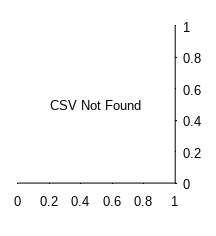
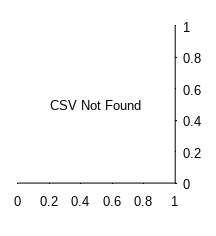

MATLAB code for these plots, in order:
function DrawOCD_WAIC_Set3right()
%% ==============================================================================
%  Draw OCD WAIC Comparison Only (Set3) - Baseline Marker Added
%  Data: Set3_dataOCD.csv
%  Mapping: M5->M3c (Baseline), M12->M4b, M19->M5c, M21->M5d
%  Ref: M5 (displayed as M3c) is set as baseline (0).
%
%  Style:
%   - OCD Color Theme (Blue)
%   - Arial 9pt, FontWeight 'normal'
%   - Canvas: 5.5cm x 6.0cm
%   - Axes Height: Fixed 4.0cm
%   - Feature: Explicitly drawing M3c Baseline Marker (Thick line)
%
%  Requirements:
%   - Y axis on RIGHT
%   - X axis shown as 0 (right) -> negative (left)
%   - Reduce left whitespace, increase right whitespace (shift plot left)
%   - Margins: left_cm=0.45; right_cm=1.05; bottom_cm=1.35
% ==============================================================================
    clc; close all;

    % -----------------------------
    % 0) Global fonts: Arial 9pt, normal (no bold)
    % -----------------------------
    set(groot, 'defaultAxesFontName', 'Arial');
    set(groot, 'defaultTextFontName', 'Arial');
    set(groot, 'defaultAxesFontSize', 9);
    set(groot, 'defaultTextFontSize', 9);
    set(groot, 'defaultAxesFontWeight', 'normal');
    set(groot, 'defaultTextFontWeight', 'normal');

    % ---------- PATHS (Set3 OCD) ----------
    waic_csv = 'F:\PIT\model\EEGmodelHC\HC\results\stan\plot\Set3_dataOCD.csv';
    save_dir = 'F:\PIT\ISPSplot\';

    % ---------- SETTINGS ----------
    figW_cm  = 5.5;   % 55 mm
    figH_cm  = 6.0;   % 60 mm
    fontSz   = 9;
    fontName = 'Arial';

    % OCD blue theme
    ocd_c_best  = [0.25 0.60 0.90];
    ocd_c_other = [0.70 0.85 1.00];

    % Line settings
    axisLW    = 0.6;
    zeroLW    = 0.5;
    baseMkLW  = 2.0;   % thick marker for baseline M3c
    barEdgeLW = 0.5;

    % ---------- FIGURE ----------
    f = figure('Units','centimeters', ...
        'Position',[10 10 figW_cm figH_cm], ...
        'Color','w', ...
        'PaperPositionMode','auto', ...
        'InvertHardcopy','off');

    set(f, 'PaperUnits','centimeters');
    set(f, 'PaperPosition',[0 0 figW_cm figH_cm]);
    set(f, 'PaperSize',[figW_cm figH_cm]);
    set(f, 'Renderer','painters');

    % ============================================================
    % Fixed axes height = 40mm
    % ============================================================
    axH_cm = 4.0;

    %  margins (as requested) 
    left_cm   = 0.45;
    right_cm  = 1.05;
    bottom_cm = 1.35;

    axW_cm = figW_cm - left_cm - right_cm;

    ax1 = axes('Parent', f, 'Units','centimeters', ...
        'Position',[left_cm, bottom_cm, axW_cm, axH_cm]);
    hold(ax1,'on');

    % Y axis on RIGHT
    set(ax1, 'XColor','k', 'YColor','k', ...
        'LineWidth', axisLW, ...
        'FontSize', fontSz, ...
        'FontName', fontName, ...
        'FontWeight', 'normal', ...
        'TickDir', 'out', ...
        'Box', 'off', ...
        'YAxisLocation', 'right');

    if exist(waic_csv,'file')
        T_waic = readtable(waic_csv);

        % ---------- Ensure columns exist ----------
        if ~ismember('model', T_waic.Properties.VariableNames)
            error('CSV must contain a column named "model".');
        end
        if ~ismember('WAIC', T_waic.Properties.VariableNames)
            error('CSV must contain a column named "WAIC".');
        end

        % Ensure model is cellstr
        if isstring(T_waic.model)
            model_raw = cellstr(T_waic.model);
        elseif iscell(T_waic.model)
            model_raw = T_waic.model;
        else
            model_raw = cellstr(string(T_waic.model));
        end

        % ---------- 1) Mapping (Set3 OCD) ----------
        old_names = {'M5',  'M12', 'M19', 'M21'};
        new_names = {'M3c', 'M4b', 'M5c', 'M5d'};
        waic_map  = containers.Map(old_names, new_names);

        T_waic.PaperLabel = cell(height(T_waic),1);
        for ii = 1:height(T_waic)
            mName = model_raw{ii};
            if isKey(waic_map, mName)
                T_waic.PaperLabel{ii} = waic_map(mName);
            else
                T_waic.PaperLabel{ii} = mName;
            end
        end

        % ---------- 2) Delta (baseline = M5 -> M3c) ----------
        base_model_raw = 'M5';
        base_idx = find(strcmp(model_raw, base_model_raw), 1);

        if isempty(base_idx)
            warning('Ref model %s not found. Using max WAIC as baseline.', base_model_raw);
            [~, base_idx] = max(T_waic.WAIC);
        end

        base_val      = T_waic.WAIC(base_idx);
        T_waic.Delta  = T_waic.WAIC - base_val;  % baseline -> 0
        T_waic.IsBest = (T_waic.WAIC == min(T_waic.WAIC));

        % ---------- 3) Display order (Set3) ----------
        disp_ord = {'M3c','M4b','M5c','M5d'};
        T_plot = table();
        for k = 1:numel(disp_ord)
            row = T_waic(strcmp(T_waic.PaperLabel, disp_ord{k}), :);
            if ~isempty(row)
                T_plot = [T_plot; row]; %#ok<AGROW>
            end
        end

        % Keep original style: first appears at bottom
        T_plot = flipud(T_plot);
        nb = height(T_plot);

        % ---------- 4) Bars ----------
        for k = 1:nb
            val = T_plot.Delta(k);
            fc  = T_plot.IsBest(k)*ocd_c_best + (~T_plot.IsBest(k))*ocd_c_other;
            barh(ax1, k, val, 0.65, 'FaceColor', fc, 'EdgeColor','k', 'LineWidth', barEdgeLW);
        end

        % ---------- 5) Y axis ----------
        yL = [0.4 nb+0.6];
        set(ax1, 'YLim', yL, 'YTick', 1:nb, 'YTickLabel', T_plot.PaperLabel);

        % ---------- 6) X axis: 0 on right, negative to left ----------
        min_v = min(T_plot.Delta);
        limit_low = min(min_v, 0);

        step = 50;
        grid_low = floor(limit_low/step)*step;
        if grid_low == 0
            grid_low = -step;
        end

        % IMPORTANT: XDir = normal, XLim = [negative 0]
        % => 0 will appear on the RIGHT, negatives on the LEFT
        set(ax1, 'XLim', [grid_low 0], 'XDir','normal');

        % ---------- 7) 0-line + baseline marker ----------
        line(ax1, [0 0], yL, 'Color', 'k', 'LineWidth', zeroLW);

        idx_M3c = find(strcmp(T_plot.PaperLabel, 'M3c'), 1);
        if ~isempty(idx_M3c)
            hThick = line(ax1, [0 0], [idx_M3c-0.35, idx_M3c+0.35], ...
                'Color', 'k', 'LineWidth', baseMkLW);
            uistack(hThick, 'top');
        end

        xlabel(ax1, '{\Delta}log model evidence (WAIC)', ...
            'FontSize', fontSz, 'FontName', fontName, 'FontWeight', 'normal');

    else
        text(ax1, 0.5, 0.5, 'CSV Not Found', 'HorizontalAlignment','center', ...
            'FontName', fontName, 'FontSize', fontSz, 'FontWeight', 'normal');
    end

    % ---------- Final enforcement ----------
    set(findall(f, '-property', 'FontWeight'), 'FontWeight', 'normal');
    set(findall(f, '-property', 'FontName'), 'FontName', fontName);
    set(findall(f, '-property', 'FontSize'), 'FontSize', fontSz);

    % ---------- SAVE ----------
    if ~exist(save_dir,'dir'), mkdir(save_dir); end
    outBase = fullfile(save_dir, 'OCD_Set3_WAIC_BaselineBold_right');

    fprintf('Saving figure to: %s\n', outBase);
    print(f, [outBase '_lineart1000OCD.tif'], '-dtiff', '-r1000');
    print(f, [outBase '.svg'], '-dsvg', '-r1000');
    fprintf('Done.\n');
end
